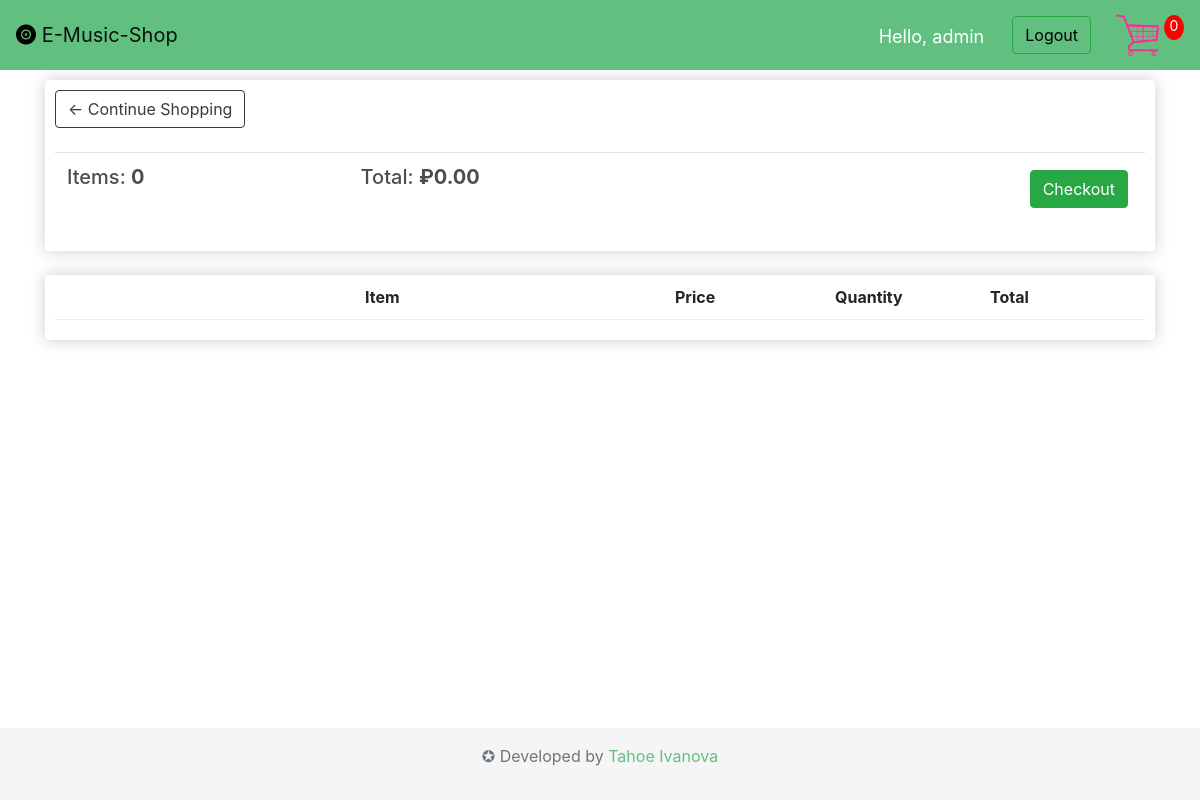
/cart/ (signed in), run on an earlier commit of the app's database.
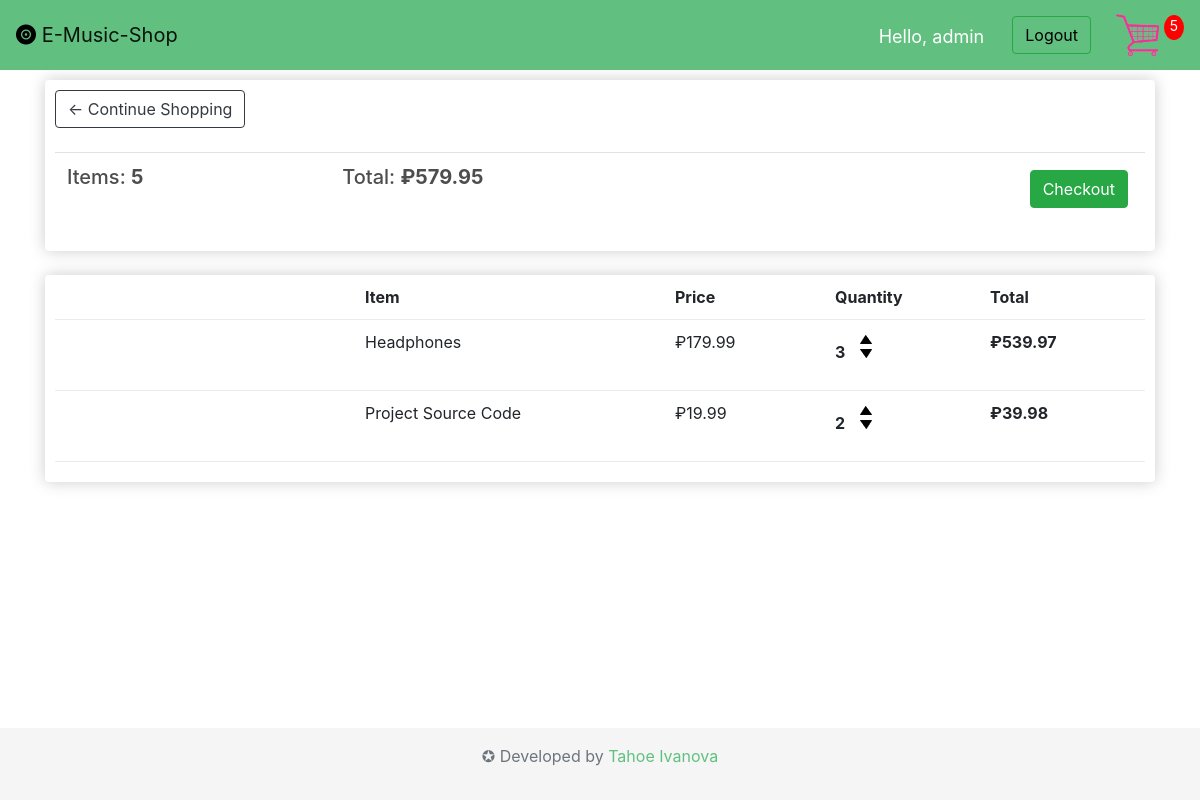
And on a later commit of the database.
### store/models.py (models this page shows, shortened)
class Order(models.Model):
    customer = models.ForeignKey(Customer, on_delete=models.SET_NULL, blank=True, null=True)
    date_ordered = models.DateTimeField(auto_now_add=True)
    complete = models.BooleanField(default=False, null=True, blank=False)
    transaction_id = models.CharField(max_length=200, null=True)
    @property
    def get_cart_total(self):
        orderitems = self.orderitem_set.all()
        total = sum([item.get_total for item in orderitems])
        return total
    @property
    def get_cart_items(self):
        orderitems = self.orderitem_set.all()
        total = sum([item.quantity for item in orderitems])
        return total

class OrderItem(models.Model):
    product = models.ForeignKey(Product, on_delete=models.SET_NULL, blank=True, null=True)
    order = models.ForeignKey(Order, on_delete=models.SET_NULL, blank=True, null=True)
    quantity = models.IntegerField(default=0, null=True, blank=True)
    date_added = models.DateTimeField(auto_now_add=True)
    @property
    def get_total(self):
        total = self.product.price * self.quantity
        return total

class Product(models.Model):
    name = models.CharField(max_length=200, null=True)
    description = models.ForeignKey(ProductDescription, on_delete=models.CASCADE, blank=True, null=True)
    quality = models.CharField(max_length=200, null=True, blank=True)
    price = models.DecimalField(max_digits=7, decimal_places=2)
    digital = models.BooleanField(default=False, null=True, blank=False)
    image1 = models.ImageField(upload_to='store',null=True, blank=True)
    image2 = models.ImageField(upload_to='store',null=True, blank=True)
    '''NEW'''
    quantity = models.IntegerField(default=1, blank=True, null=True)
    '''NEW'''
    @property
    def imageURL(self):
        try:
            url = self.image1.url
        except:
            url = ''
        return url

### store/views.py (the view)
# urls.py: path('cart/', views.cart, name='cart'),
def cart(request):
    data = cartData(request)
    cartItems = data['cartItems']
    order = data['order']
    items = data['items']
    context = {'items':items, 'order':order, 'cartItems':cartItems}
    return render(request, 'store/cart.html', context)

### store/utils.py (called while the page is built)
def cartData(request):
    if request.user.is_authenticated:
        customer = request.user.customer
        order, created = Order.objects.get_or_create(customer=customer, complete=False)
        items = order.orderitem_set.all()
        cartItems = order.get_cart_items
    else:
        cookieData = cookieCart(request)
        cartItems = cookieData['cartItems']
        order = cookieData['order']
        items = cookieData['items']
    return {'cartItems': cartItems, 'order': order, 'items': items}

### store/templates/store/cart.html
{% extends 'store/main.html' %}
{% load static %}
{% block content %}
<div class="row">
    <div class="col-lg-12">
        <div class="box-element">
            <a class="btn btn-outline-dark" href="{% url 'store' %}">&#8592; Continue Shopping</a>
            <br>
            <br>
            <table class="table">
                <tr>
                    <th><h5>Items: <strong>{{order.get_cart_items}}</strong></h5></th>
                    <th><h5>Total: <strong>&#8381;{{order.get_cart_total|floatformat:2}}</strong></h5></th>
                    <th>
                        <a style="float:right; margin:5px" class="btn btn-success" href="{% url 'checkout' %}">Checkout</a>
                    </th>
                </tr>
            </table>
        </div>
        <br>
        <div class="box-element">
            <div class="cart-row">
                <div style="flex:2"></div>
                <div style="flex:2"><strong>Item</strong></div>
                <div style="flex:1"><strong>Price</strong></div>
                <div style="flex:1; margin-left:5px"><strong>Quantity</strong></div>
                <div style="flex:1"><strong>Total</strong></div>
            </div>
            {% for item in items %}
            <div class="cart-row">
                <div style="flex:2"><img class="row-image" src="{{item.product.imageURL}}"></div>
                <div style="flex:2">{{item.product.name}}</div>
                <div style="flex:1">&#8381;{{item.product.price|floatformat:2}}</div>
                <div style="flex:1; margin-left:5px">
                    <p class="quantity">{{item.quantity}}</p>
                    <div class="quantity">
							<img data-product="{{item.product.id}}" data-action="add" class="chg-quantity update-cart" src="{% static 'images/arrow-up.png' %}">
							<img data-product="{{item.product.id}}" data-action="remove" class="chg-quantity update-cart" src="{% static 'images/arrow-down.png' %}">
                    </div>
                </div>
                <div style="flex:1"><strong>&#8381;{{item.get_total}}</strong></div>
            </div>
            {% endfor %}
        </div>
        <br>
    </div>
</div>
{% endblock %}

### store/templates/store/main.html (shortened to what this page needs)
<!doctype html>
{% load static %}
<html lang="en" class="h-100">
  <head>
    <link rel="stylesheet" href="https://stackpath.bootstrapcdn.com/bootstrap/4.4.1/css/bootstrap.min.css">
    <link rel="stylesheet" type="text/css" href="{% static 'css/main.css' %}">
    <link rel="stylesheet" type="text/css" href="{% static 'css/sticky-footer.css' %}">
<link href="/docs/4.4/dist/css/bootstrap.min.css" rel="stylesheet">
    <link href="sticky-footer.css" rel="stylesheet">
  </head>
  <body class="d-flex flex-column h-100">
  <nav class="navbar sticky-top navbar-expand-lg navbar-light" style="background-color: #61C07F;">
          <a class="navbar-brand" href="{% url 'store' %}"><i class="fas fa-record-vinyl" style="color:black;"></i> E-Music-Shop</a>
            <div class="collapse navbar-collapse" id="navbarTogglerDemo02">
            <ul class="navbar-nav ml-auto mt-2 mt-lg-0">
              {% if user.is_authenticated %}
                <span id="hello-msg">
                  Hello, {{request.user}}
                </span>
              <li class="nav-item">
                <a class="nav-link" href="{% url 'logout'%}"><button class="btn btn-outline-success my-2 my-sm-0" style="color: black">Logout</button></a>
              </li>
              {%endif%}
    </ul>
      </div>
                            <a href="{% url 'cart' %}">
                    <img  id="cart-icon" src="{% static 'images/cart-icon-28355.gif'%}">
                    </a>
                    <p id="cart-total">{{cartItems}}</p>
    </nav>
<main role="main" class="flex-shrink-0">
  <div class="container">
       {% block content %}
        {% endblock content %}
  </div>
</main>
<footer class="footer mt-auto py-3">
  <div class="container">
    <span class="text-muted" >
        <p style="text-align: center;">&#10026; Developed by <a style="color:#61C07F" href="https://github.com/tahoeivanova">Tahoe Ivanova</a></p>
    </span>
  </div>
</footer>
</body>
</html>

### static/css/main.css (style rules this page uses)
body { background-color: hsl(0, 0%, 98%); }
h1,h2,h3,h4,h5,h6 { color:hsl(0, 0%, 30%); }
.box-element { box-shadow:hsl(0, 0%, 80%) 0 0 16px; background-color: #fff; border-radius: 4px; padding: 10px; }
#cart-icon { width:50px; display: inline-block; margin-left: 15px; }
#cart-total { display: block; text-align: center; color:#fff; background-color: red; width: 20px; height: 25px; border-radius: 50%; font-size: 14px; }
.col-lg-4, .col-lg-6, .col-lg-8, .col-lg-12 { margin-top: 10px; }
.btn { border-radius: 0; }
.cart-row { display: flex; align-items: flex-stretch; padding-bottom: 10px; margin-bottom: 10px; border-bottom: 1px solid #ececec; }
.quantity { display: inline-block; font-weight: 700; padding-right:10px; }
.chg-quantity { width: 12px; cursor: pointer; display: block; margin-top: 5px; transition:.1s; }

### static/css/sticky-footer.css (style rules this page uses)
.footer { background-color: #f5f5f5; }

### store/templates/store/main.html (style rules this page uses)
#hello-msg { font-size: 18px; color: #fff; padding-top: 15px; margin-right: 20px }

What changed in the data, as far as the page shows it:
computed for Order: get_cart_items "0" → "5"; get_cart_total "0.00" → "579.95"
added OrderItem: product.name "Headphones", product.price "179.99", quantity "3", get_total "539.97"
added OrderItem: product.name "Project Source Code", product.price "19.99", quantity "2", get_total "39.98"
Also different on the page:
{{ cartItems }}: "0" → "5"
